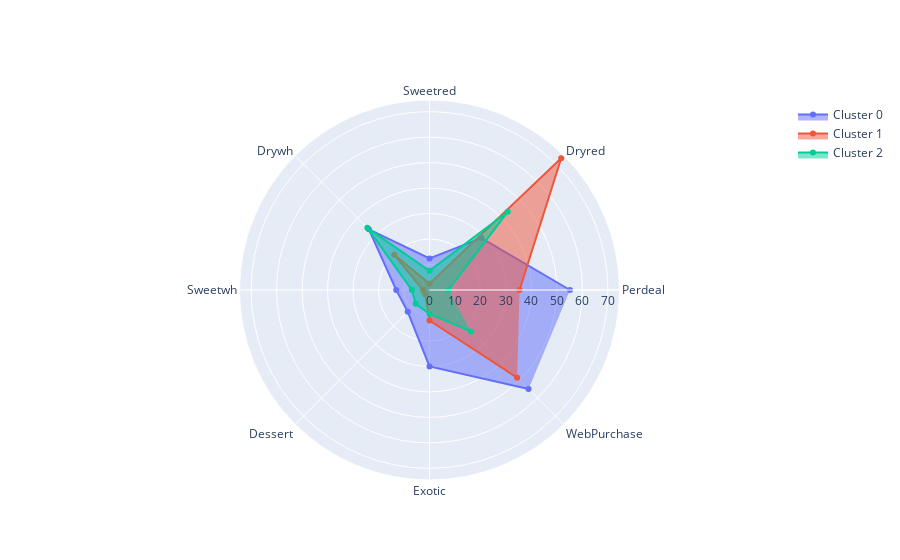

Source (notebook cell):
### Code cell
radar_grapher(cluster_means_HC_Behaviour)

### Figure 1 — Plotly figure (JSON) as saved in the notebook; plotly's stock layout.template omitted (floating-point values rounded to 4 significant figures)
{"data": [{"fill": "toself", "name": "Cluster 0", "r": [55.13, 28.81, 12.39, 33.65, 13.06, 12.08, 30.01, 54.97], "theta": ["Perdeal", "Dryred", "Sweetred", "Drywh", "Sweetwh", "Dessert", "Exotic", "WebPurchase"], "type": "scatterpolar"}, {"fill": "toself", "name": "Cluster 1", "r": [35.34, 73.08, 2.49, 19.54, 2.51, 2.33, 11.96, 48.65], "theta": ["Perdeal", "Dryred", "Sweetred", "Drywh", "Sweetwh", "Dessert", "Exotic", "WebPurchase"], "type": "scatterpolar"}, {"fill": "toself", "name": "Cluster 2", "r": [7.44, 43.38, 7.52, 34.5, 6.92, 7.67, 9.4, 22.96], "theta": ["Perdeal", "Dryred", "Sweetred", "Drywh", "Sweetwh", "Dessert", "Exotic", "WebPurchase"], "type": "scatterpolar"}], "layout": {"polar": {"radialaxis": {"range": [[7.44, 43.38, 7.52, 34.5, 6.92, 7.67, 9.4, 22.96], [7.44, 43.38, 7.52, 34.5, 6.92, 7.67, 9.4, 22.96]], "visible": true}}}}
